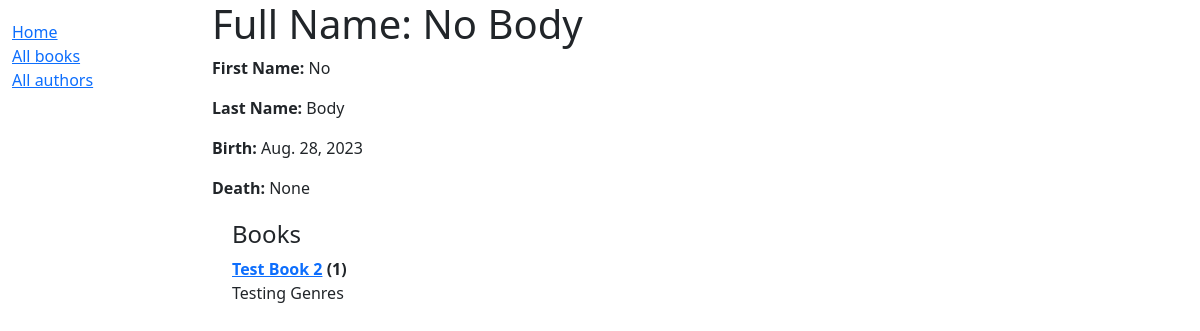
Page /catalog/author/5 on the earlier database version.
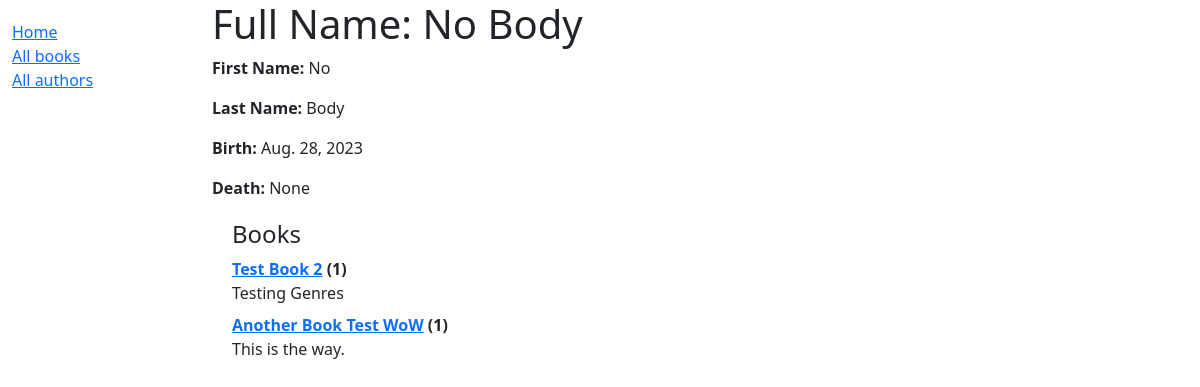
Same page on the later database version.
### catalog/models.py (models this page shows, shortened)
class Author(models.Model):
    first_name = models.CharField(max_length=100)
    last_name = models.CharField(max_length=100)
    date_of_birth = models.DateField(null=True, blank=True)
    date_of_death = models.DateField('Died', null=True, blank=True)
    class Meta:
        ordering = ['last_name', 'first_name']

class Book(models.Model):
    title = models.CharField(max_length=200)
    author = models.ForeignKey('Author', on_delete=models.SET_NULL, null=True)
    summary = models.TextField(max_length=1000, help_text='Enter a brief description of the book')
    isbn = models.CharField('ISBN', max_length=13, unique=True, help_text='13 Character <a href="https://www.isbn-international.org/content/what-isbn">ISBN number</a>')
    genre = models.ManyToManyField(Genre, help_text='Select a genre for this book')
    language = models.ManyToManyField(Language, help_text='Select the language this book was written in')
    def display_genre(self):
        """Create a string for the Genre. This is required to display genre in Admin."""
        return ', '.join(genre.name for genre in self.genre.all()[:3])
    display_genre.short_description = 'Genre'
    def display_language(self):
        """Create a string for the Genre. This is required to display genre in Admin."""
        return ', '.join(language.name for language in self.launguage.all()[:3])
    display_language.short_description = 'Language'
    def __str__(self):
        return self.title

### catalog/views.py (the view)
# urls.py: path('author/<int:pk>', views.AuthorDetailView.as_view(), name='author-detail'),
class AuthorDetailView(generic.DetailView):
    model = Author

### catalog/templates/catalog/author_detail.html
{% extends "base_generic.html" %}
{% block content %}
  <h1>Full Name: {{ author.first_name }} {{ author.last_name }}</h1>
  <p><strong>First Name:</strong> {{ author.first_name }}</p>
  <p><strong>Last Name:</strong> {{ author.last_name }}</p>
  <p><strong>Birth:</strong> {{ author.date_of_birth }}</p>
  <p><strong>Death:</strong> {{ author.date_of_death }}</p>
  <div style="margin-left:20px;margin-top:20px">
    <h4>Books</h4>
    {% for book in author.book_set.all %}
      <dt><a href="{% url 'book-detail' book.pk %}">{{book}}</a> ({{book.bookinstance_set.all.count}})</dt>
      <dd>{{book.summary}}</dd>
    {% endfor %}
  </div>
{% endblock %}

### catalog/templates/base_generic.html (shortened to what this page needs)
<!DOCTYPE html>
<html lang="en">
  <head>
    <link
      href="https://cdn.jsdelivr.net/npm/bootstrap@5.1.3/dist/css/bootstrap.min.css"
      rel="stylesheet"
 />
    {% load static %}
    <link rel="stylesheet" href="{% static 'css/styles.css' %}" />
  </head>
  <body>
    <div class="container-fluid">
      <div class="row">
        <div class="col-sm-2">
          {% block sidebar %}
            <ul class="sidebar-nav">
              <li><a href="{% url 'index' %}">Home</a></li>
              <li><a href="{% url 'books' %}">All books</a></li>
              <li><a href="{% url 'authors' %}">All authors</a></li>
            </ul>
          {% endblock %}
        </div>
        <div class="col-sm-10 ">{% block content %}{% endblock %}
        </div>
      </div>
    </div>
  </body>
</html>

### catalog/static/styles.css (style rules this page uses)
.sidebar-nav { margin-top: 20px; padding: 0; list-style: none; }

Differences in the rows shown:
added Book: title "Another Book Test WoW", bookinstance_set.all.count "1", summary "This is the way."
